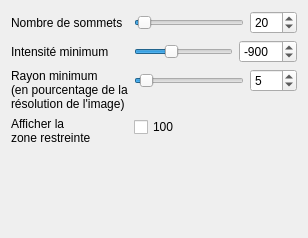
           <widget class="QWidget" name="page_9">
            <property name="geometry">
             <rect>
              <x>0</x>
              <y>0</y>
              <width>308</width>
              <height>238</height>
             </rect>
            </property>
            <attribute name="label">
             <string>Zone restreinte</string>
            </attribute>
            <layout class="QFormLayout" name="formLayout_5">
             <property name="fieldGrowthPolicy">
              <enum>QFormLayout::AllNonFixedFieldsGrow</enum>
             </property>
             <item row="0" column="0">
              <widget class="QLabel" name="label_19">
               <property name="font">
                <font>
                 <weight>50</weight>
                 <bold>false</bold>
                </font>
               </property>
               <property name="text">
                <string>Nombre de sommets</string>
               </property>
              </widget>
             </item>
             <item row="0" column="1">
              <layout class="QHBoxLayout" name="horizontalLayout_30">
               <item>
                <widget class="QSlider" name="_sliderRestrictedAreaResolution">
                 <property name="minimum">
                  <number>3</number>
                 </property>
                 <property name="maximum">
                  <number>500</number>
                 </property>
                 <property name="value">
                  <number>20</number>
                 </property>
                 <property name="orientation">
                  <enum>Qt::Horizontal</enum>
                 </property>
                </widget>
               </item>
               <item>
                <widget class="QSpinBox" name="_spinRestrictedAreaResolution">
                 <property name="font">
                  <font>
                   <weight>50</weight>
                   <bold>false</bold>
                  </font>
                 </property>
                 <property name="minimum">
                  <number>3</number>
                 </property>
                 <property name="maximum">
                  <number>500</number>
                 </property>
                 <property name="singleStep">
                  <number>10</number>
                 </property>
                 <property name="value">
                  <number>20</number>
                 </property>
                </widget>
               </item>
              </layout>
             </item>
             <item row="1" column="0">
              <widget class="QLabel" name="label_21">
               <property name="font">
                <font>
                 <weight>50</weight>
                 <bold>false</bold>
                </font>
               </property>
               <property name="text">
                <string>Intensité minimum</string>
               </property>
              </widget>
             </item>
             <item row="1" column="1">
              <layout class="QHBoxLayout" name="horizontalLayout_16">
               <item>
                <widget class="QSlider" name="_sliderRestrictedAreaThreshold">
                 <property name="minimum">
                  <number>-3024</number>
                 </property>
                 <property name="maximum">
                  <number>3024</number>
                 </property>
                 <property name="singleStep">
                  <number>5</number>
                 </property>
                 <property name="value">
                  <number>-900</number>
                 </property>
                 <property name="orientation">
                  <enum>Qt::Horizontal</enum>
                 </property>
                </widget>
               </item>
               <item>
                <widget class="QSpinBox" name="_spinRestrictedAreaThreshold">
                 <property name="font">
                  <font>
                   <weight>50</weight>
                   <bold>false</bold>
                  </font>
                 </property>
                 <property name="minimum">
                  <number>-3024</number>
                 </property>
                 <property name="maximum">
                  <number>3024</number>
                 </property>
                 <property name="singleStep">
                  <number>5</number>
                 </property>
                 <property name="value">
                  <number>-900</number>
                 </property>
                </widget>
               </item>
              </layout>
             </item>
             <item row="2" column="0">
              <widget class="QLabel" name="label_51">
               <property name="text">
                <string>Rayon minimum
(en pourcentage de la
résolution de l'image)</string>
               </property>
              </widget>
             </item>
             <item row="2" column="1">
              <layout class="QHBoxLayout" name="horizontalLayout_43">
               <item>
                <widget class="QSlider" name="_sliderRestrictedAreaMinimumRadius">
                 <property name="maximum">
                  <number>100</number>
                 </property>
                 <property name="value">
                  <number>5</number>
                 </property>
                 <property name="orientation">
                  <enum>Qt::Horizontal</enum>
                 </property>
                </widget>
               </item>
               <item>
                <widget class="QSpinBox" name="_spinRestrictedAreaMinimumRadius">
                 <property name="maximum">
                  <number>100</number>
                 </property>
                 <property name="value">
                  <number>5</number>
                 </property>
                </widget>
               </item>
              </layout>
             </item>
             <item row="3" column="0">
              <widget class="QLabel" name="label_20">
               <property name="font">
                <font>
                 <weight>50</weight>
                 <bold>false</bold>
                </font>
               </property>
               <property name="text">
                <string>Afficher la
zone restreinte</string>
               </property>
              </widget>
             </item>
             <item row="3" column="1">
              <widget class="QCheckBox" name="_checkRadiusAroundPith">
               <property name="font">
                <font>
                 <weight>50</weight>
                 <bold>false</bold>
                </font>
               </property>
               <property name="text">
                <string>100</string>
               </property>
              </widget>
             </item>
            </layout>
           </widget>
